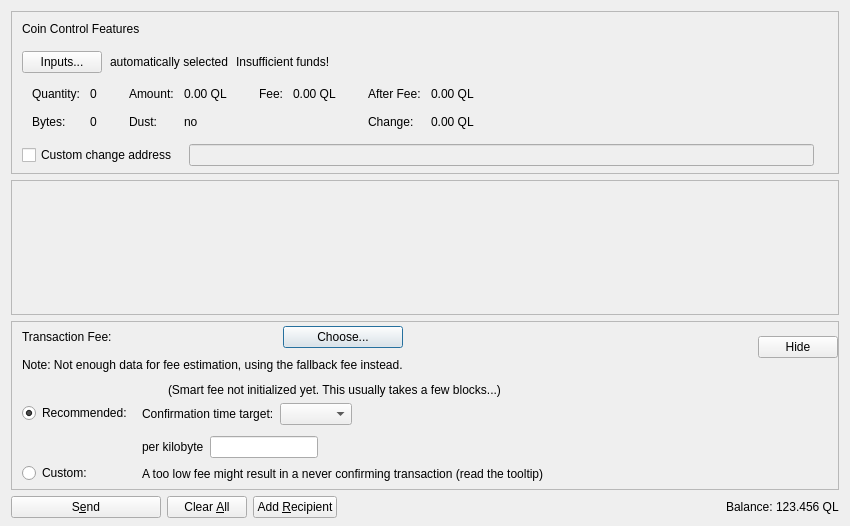
<?xml version="1.0" encoding="UTF-8"?>
<ui version="4.0">
 <class>SendCoinsDialog</class>
 <widget class="QDialog" name="SendCoinsDialog">
  <property name="geometry">
   <rect>
    <x>0</x>
    <y>0</y>
    <width>850</width>
    <height>526</height>
   </rect>
  </property>
  <property name="windowTitle">
   <string>Send Coins</string>
  </property>
  <layout class="QVBoxLayout" name="verticalLayout" stretch="0,1,0,0">
   <property name="bottomMargin">
    <number>8</number>
   </property>
   <item>
    <widget class="QFrame" name="frameCoinControl">
     <property name="sizePolicy">
      <sizepolicy hsizetype="Expanding" vsizetype="Expanding">
       <horstretch>0</horstretch>
       <verstretch>0</verstretch>
      </sizepolicy>
     </property>
     <property name="maximumSize">
      <size>
       <width>16777215</width>
       <height>16777215</height>
      </size>
     </property>
     <property name="frameShape">
      <enum>QFrame::StyledPanel</enum>
     </property>
     <property name="frameShadow">
      <enum>QFrame::Sunken</enum>
     </property>
     <layout class="QVBoxLayout" name="verticalLayoutCoinControl2">
      <property name="spacing">
       <number>0</number>
      </property>
      <property name="leftMargin">
       <number>0</number>
      </property>
      <property name="topMargin">
       <number>0</number>
      </property>
      <property name="rightMargin">
       <number>0</number>
      </property>
      <property name="bottomMargin">
       <number>6</number>
      </property>
      <item>
       <layout class="QVBoxLayout" name="verticalLayoutCoinControl" stretch="0,0,0,0,1">
        <property name="spacing">
         <number>0</number>
        </property>
        <property name="leftMargin">
         <number>10</number>
        </property>
        <property name="topMargin">
         <number>10</number>
        </property>
        <item>
         <layout class="QHBoxLayout" name="horizontalLayoutCoinControl1">
          <property name="bottomMargin">
           <number>15</number>
          </property>
          <item>
           <widget class="QLabel" name="labelCoinControlFeatures">
            <property name="sizePolicy">
             <sizepolicy hsizetype="Preferred" vsizetype="Maximum">
              <horstretch>0</horstretch>
              <verstretch>0</verstretch>
             </sizepolicy>
            </property>
            <property name="text">
             <string>Coin Control Features</string>
            </property>
           </widget>
          </item>
         </layout>
        </item>
        <item>
         <layout class="QHBoxLayout" name="horizontalLayoutCoinControl2" stretch="0,0,0,0">
          <property name="spacing">
           <number>8</number>
          </property>
          <property name="bottomMargin">
           <number>10</number>
          </property>
          <item>
           <widget class="QPushButton" name="pushButtonCoinControl">
            <property name="styleSheet">
             <string notr="true"/>
            </property>
            <property name="text">
             <string>Inputs...</string>
            </property>
            <property name="autoDefault">
             <bool>false</bool>
            </property>
           </widget>
          </item>
          <item>
           <widget class="QLabel" name="labelCoinControlAutomaticallySelected">
            <property name="text">
             <string>automatically selected</string>
            </property>
            <property name="margin">
             <number>5</number>
            </property>
           </widget>
          </item>
          <item>
           <widget class="QLabel" name="labelCoinControlInsuffFunds">
            <property name="text">
             <string>Insufficient funds!</string>
            </property>
            <property name="margin">
             <number>5</number>
            </property>
           </widget>
          </item>
          <item>
           <spacer name="horizontalSpacerCoinControl">
            <property name="orientation">
             <enum>Qt::Horizontal</enum>
            </property>
            <property name="sizeHint" stdset="0">
             <size>
              <width>40</width>
              <height>1</height>
             </size>
            </property>
           </spacer>
          </item>
         </layout>
        </item>
        <item>
         <widget class="QWidget" name="widgetCoinControl" native="true">
          <property name="sizePolicy">
           <sizepolicy hsizetype="Preferred" vsizetype="Preferred">
            <horstretch>0</horstretch>
            <verstretch>0</verstretch>
           </sizepolicy>
          </property>
          <property name="minimumSize">
           <size>
            <width>0</width>
            <height>0</height>
           </size>
          </property>
          <property name="styleSheet">
           <string notr="true"/>
          </property>
          <layout class="QHBoxLayout" name="horizontalLayoutCoinControl5">
           <property name="leftMargin">
            <number>0</number>
           </property>
           <property name="topMargin">
            <number>0</number>
           </property>
           <property name="rightMargin">
            <number>0</number>
           </property>
           <property name="bottomMargin">
            <number>0</number>
           </property>
           <item>
            <layout class="QHBoxLayout" name="horizontalLayoutCoinControl3" stretch="0,0,0,1">
             <property name="spacing">
              <number>20</number>
             </property>
             <property name="topMargin">
              <number>0</number>
             </property>
             <property name="bottomMargin">
              <number>10</number>
             </property>
             <item>
              <layout class="QFormLayout" name="formLayoutCoinControl1">
               <property name="horizontalSpacing">
                <number>10</number>
               </property>
               <property name="verticalSpacing">
                <number>14</number>
               </property>
               <property name="leftMargin">
                <number>10</number>
               </property>
               <property name="topMargin">
                <number>4</number>
               </property>
               <property name="rightMargin">
                <number>6</number>
               </property>
               <item row="0" column="0">
                <widget class="QLabel" name="labelCoinControlQuantityText">
                 <property name="text">
                  <string>Quantity:</string>
                 </property>
                 <property name="margin">
                  <number>0</number>
                 </property>
                </widget>
               </item>
               <item row="0" column="1">
                <widget class="QLabel" name="labelCoinControlQuantity">
                 <property name="cursor">
                  <cursorShape>IBeamCursor</cursorShape>
                 </property>
                 <property name="contextMenuPolicy">
                  <enum>Qt::ActionsContextMenu</enum>
                 </property>
                 <property name="text">
                  <string notr="true">0</string>
                 </property>
                 <property name="margin">
                  <number>0</number>
                 </property>
                 <property name="textInteractionFlags">
                  <set>Qt::LinksAccessibleByMouse|Qt::TextSelectableByKeyboard|Qt::TextSelectableByMouse</set>
                 </property>
                </widget>
               </item>
               <item row="1" column="0">
                <widget class="QLabel" name="labelCoinControlBytesText">
                 <property name="text">
                  <string>Bytes:</string>
                 </property>
                </widget>
               </item>
               <item row="1" column="1">
                <widget class="QLabel" name="labelCoinControlBytes">
                 <property name="cursor">
                  <cursorShape>IBeamCursor</cursorShape>
                 </property>
                 <property name="contextMenuPolicy">
                  <enum>Qt::ActionsContextMenu</enum>
                 </property>
                 <property name="text">
                  <string notr="true">0</string>
                 </property>
                 <property name="textInteractionFlags">
                  <set>Qt::LinksAccessibleByMouse|Qt::TextSelectableByKeyboard|Qt::TextSelectableByMouse</set>
                 </property>
                </widget>
               </item>
              </layout>
             </item>
             <item>
              <layout class="QFormLayout" name="formLayoutCoinControl2">
               <property name="horizontalSpacing">
                <number>10</number>
               </property>
               <property name="verticalSpacing">
                <number>14</number>
               </property>
               <property name="leftMargin">
                <number>6</number>
               </property>
               <property name="topMargin">
                <number>4</number>
               </property>
               <property name="rightMargin">
                <number>6</number>
               </property>
               <item row="0" column="0">
                <widget class="QLabel" name="labelCoinControlAmountText">
                 <property name="text">
                  <string>Amount:</string>
                 </property>
                 <property name="margin">
                  <number>0</number>
                 </property>
                </widget>
               </item>
               <item row="0" column="1">
                <widget class="QLabel" name="labelCoinControlAmount">
                 <property name="cursor">
                  <cursorShape>IBeamCursor</cursorShape>
                 </property>
                 <property name="contextMenuPolicy">
                  <enum>Qt::ActionsContextMenu</enum>
                 </property>
                 <property name="text">
                  <string notr="true">0.00 QL</string>
                 </property>
                 <property name="textInteractionFlags">
                  <set>Qt::LinksAccessibleByMouse|Qt::TextSelectableByKeyboard|Qt::TextSelectableByMouse</set>
                 </property>
                </widget>
               </item>
               <item row="1" column="0">
                <widget class="QLabel" name="labelCoinControlLowOutputText">
                 <property name="text">
                  <string>Dust:</string>
                 </property>
                </widget>
               </item>
               <item row="1" column="1">
                <widget class="QLabel" name="labelCoinControlLowOutput">
                 <property name="cursor">
                  <cursorShape>IBeamCursor</cursorShape>
                 </property>
                 <property name="contextMenuPolicy">
                  <enum>Qt::ActionsContextMenu</enum>
                 </property>
                 <property name="text">
                  <string notr="true">no</string>
                 </property>
                 <property name="textInteractionFlags">
                  <set>Qt::LinksAccessibleByMouse|Qt::TextSelectableByKeyboard|Qt::TextSelectableByMouse</set>
                 </property>
                </widget>
               </item>
              </layout>
             </item>
             <item>
              <layout class="QFormLayout" name="formLayoutCoinControl3">
               <property name="horizontalSpacing">
                <number>10</number>
               </property>
               <property name="verticalSpacing">
                <number>14</number>
               </property>
               <property name="leftMargin">
                <number>6</number>
               </property>
               <property name="topMargin">
                <number>4</number>
               </property>
               <property name="rightMargin">
                <number>6</number>
               </property>
               <item row="0" column="0">
                <widget class="QLabel" name="labelCoinControlFeeText">
                 <property name="text">
                  <string>Fee:</string>
                 </property>
                 <property name="margin">
                  <number>0</number>
                 </property>
                </widget>
               </item>
               <item row="0" column="1">
                <widget class="QLabel" name="labelCoinControlFee">
                 <property name="cursor">
                  <cursorShape>IBeamCursor</cursorShape>
                 </property>
                 <property name="contextMenuPolicy">
                  <enum>Qt::ActionsContextMenu</enum>
                 </property>
                 <property name="text">
                  <string notr="true">0.00 QL</string>
                 </property>
                 <property name="textInteractionFlags">
                  <set>Qt::LinksAccessibleByMouse|Qt::TextSelectableByKeyboard|Qt::TextSelectableByMouse</set>
                 </property>
                </widget>
               </item>
              </layout>
             </item>
             <item>
              <layout class="QFormLayout" name="formLayoutCoinControl4">
               <property name="horizontalSpacing">
                <number>10</number>
               </property>
               <property name="verticalSpacing">
                <number>14</number>
               </property>
               <property name="leftMargin">
                <number>6</number>
               </property>
               <property name="topMargin">
                <number>4</number>
               </property>
               <property name="rightMargin">
                <number>6</number>
               </property>
               <item row="0" column="0">
                <widget class="QLabel" name="labelCoinControlAfterFeeText">
                 <property name="text">
                  <string>After Fee:</string>
                 </property>
                 <property name="margin">
                  <number>0</number>
                 </property>
                </widget>
               </item>
               <item row="0" column="1">
                <widget class="QLabel" name="labelCoinControlAfterFee">
                 <property name="cursor">
                  <cursorShape>IBeamCursor</cursorShape>
                 </property>
                 <property name="contextMenuPolicy">
                  <enum>Qt::ActionsContextMenu</enum>
                 </property>
                 <property name="text">
                  <string notr="true">0.00 QL</string>
                 </property>
                 <property name="textInteractionFlags">
                  <set>Qt::LinksAccessibleByMouse|Qt::TextSelectableByKeyboard|Qt::TextSelectableByMouse</set>
                 </property>
                </widget>
               </item>
               <item row="1" column="0">
                <widget class="QLabel" name="labelCoinControlChangeText">
                 <property name="text">
                  <string>Change:</string>
                 </property>
                </widget>
               </item>
               <item row="1" column="1">
                <widget class="QLabel" name="labelCoinControlChange">
                 <property name="cursor">
                  <cursorShape>IBeamCursor</cursorShape>
                 </property>
                 <property name="contextMenuPolicy">
                  <enum>Qt::ActionsContextMenu</enum>
                 </property>
                 <property name="text">
                  <string notr="true">0.00 QL</string>
                 </property>
                 <property name="textInteractionFlags">
                  <set>Qt::LinksAccessibleByMouse|Qt::TextSelectableByKeyboard|Qt::TextSelectableByMouse</set>
                 </property>
                </widget>
               </item>
              </layout>
             </item>
            </layout>
           </item>
          </layout>
         </widget>
        </item>
        <item>
         <layout class="QHBoxLayout" name="horizontalLayoutCoinControl4" stretch="0,0,0">
          <property name="spacing">
           <number>12</number>
          </property>
          <property name="sizeConstraint">
           <enum>QLayout::SetDefaultConstraint</enum>
          </property>
          <property name="topMargin">
           <number>5</number>
          </property>
          <property name="rightMargin">
           <number>5</number>
          </property>
          <item>
           <widget class="QCheckBox" name="checkBoxCoinControlChange">
            <property name="toolTip">
             <string>If this is activated, but the change address is empty or invalid, change will be sent to a newly generated address.</string>
            </property>
            <property name="text">
             <string>Custom change address</string>
            </property>
           </widget>
          </item>
          <item>
           <widget class="QValidatedLineEdit" name="lineEditCoinControlChange">
            <property name="enabled">
             <bool>false</bool>
            </property>
            <property name="sizePolicy">
             <sizepolicy hsizetype="Expanding" vsizetype="Fixed">
              <horstretch>0</horstretch>
              <verstretch>0</verstretch>
             </sizepolicy>
            </property>
           </widget>
          </item>
          <item>
           <widget class="QLabel" name="labelCoinControlChangeLabel">
            <property name="sizePolicy">
             <sizepolicy hsizetype="Preferred" vsizetype="Expanding">
              <horstretch>0</horstretch>
              <verstretch>0</verstretch>
             </sizepolicy>
            </property>
            <property name="minimumSize">
             <size>
              <width>0</width>
              <height>0</height>
             </size>
            </property>
            <property name="text">
             <string/>
            </property>
            <property name="margin">
             <number>3</number>
            </property>
           </widget>
          </item>
         </layout>
        </item>
        <item>
         <spacer name="verticalSpacerCoinControl">
          <property name="orientation">
           <enum>Qt::Vertical</enum>
          </property>
          <property name="sizeHint" stdset="0">
           <size>
            <width>800</width>
            <height>1</height>
           </size>
          </property>
         </spacer>
        </item>
       </layout>
      </item>
     </layout>
    </widget>
   </item>
   <item>
    <widget class="QScrollArea" name="scrollArea">
     <property name="widgetResizable">
      <bool>true</bool>
     </property>
     <widget class="QWidget" name="scrollAreaWidgetContents">
      <property name="geometry">
       <rect>
        <x>0</x>
        <y>0</y>
        <width>830</width>
        <height>104</height>
       </rect>
      </property>
      <layout class="QVBoxLayout" name="verticalLayout_2" stretch="0,1">
       <property name="leftMargin">
        <number>0</number>
       </property>
       <property name="topMargin">
        <number>0</number>
       </property>
       <property name="rightMargin">
        <number>0</number>
       </property>
       <property name="bottomMargin">
        <number>0</number>
       </property>
       <item>
        <layout class="QVBoxLayout" name="entries">
         <property name="spacing">
          <number>6</number>
         </property>
        </layout>
       </item>
       <item>
        <spacer name="verticalSpacer">
         <property name="orientation">
          <enum>Qt::Vertical</enum>
         </property>
         <property name="sizeHint" stdset="0">
          <size>
           <width>20</width>
           <height>40</height>
          </size>
         </property>
        </spacer>
       </item>
      </layout>
     </widget>
    </widget>
   </item>
   <item>
    <widget class="QFrame" name="frameFee">
     <property name="sizePolicy">
      <sizepolicy hsizetype="Expanding" vsizetype="Expanding">
       <horstretch>0</horstretch>
       <verstretch>0</verstretch>
      </sizepolicy>
     </property>
     <property name="maximumSize">
      <size>
       <width>16777215</width>
       <height>16777215</height>
      </size>
     </property>
     <property name="frameShape">
      <enum>QFrame::StyledPanel</enum>
     </property>
     <property name="frameShadow">
      <enum>QFrame::Sunken</enum>
     </property>
     <layout class="QVBoxLayout" name="verticalLayoutFee1">
      <property name="spacing">
       <number>0</number>
      </property>
      <property name="leftMargin">
       <number>0</number>
      </property>
      <property name="topMargin">
       <number>0</number>
      </property>
      <property name="rightMargin">
       <number>0</number>
      </property>
      <property name="bottomMargin">
       <number>0</number>
      </property>
      <item>
       <layout class="QVBoxLayout" name="verticalLayoutFee2" stretch="0,0,0">
        <property name="spacing">
         <number>0</number>
        </property>
        <property name="leftMargin">
         <number>10</number>
        </property>
        <property name="topMargin">
         <number>0</number>
        </property>
        <item>
         <layout class="QHBoxLayout" name="horizontalLayoutFee1">
          <property name="bottomMargin">
           <number>0</number>
          </property>
          <item>
           <layout class="QVBoxLayout" name="verticalLayoutFee7">
            <property name="spacing">
             <number>0</number>
            </property>
            <item>
             <spacer name="verticalSpacerSmartFee">
              <property name="orientation">
               <enum>Qt::Vertical</enum>
              </property>
              <property name="sizeType">
               <enum>QSizePolicy::Fixed</enum>
              </property>
              <property name="sizeHint" stdset="0">
               <size>
                <width>1</width>
                <height>4</height>
               </size>
              </property>
             </spacer>
            </item>
            <item>
             <layout class="QHBoxLayout" name="horizontalLayoutSmartFee">
              <property name="spacing">
               <number>10</number>
              </property>
              <item>
               <widget class="QLabel" name="labelFeeHeadline">
                <property name="sizePolicy">
                 <sizepolicy hsizetype="Preferred" vsizetype="Maximum">
                  <horstretch>0</horstretch>
                  <verstretch>0</verstretch>
                 </sizepolicy>
                </property>
                <property name="text">
                 <string>Transaction Fee:</string>
                </property>
               </widget>
              </item>
              <item>
               <widget class="QLabel" name="labelFeeMinimized">
                <property name="text">
                 <string/>
                </property>
               </widget>
              </item>
              <item>
               <widget class="QPushButton" name="buttonChooseFee">
                <property name="text">
                 <string>Choose...</string>
                </property>
               </widget>
              </item>
             </layout>
            </item>
            <item>
             <spacer name="verticalSpacer_7">
              <property name="orientation">
               <enum>Qt::Vertical</enum>
              </property>
              <property name="sizeHint" stdset="0">
               <size>
                <width>1</width>
                <height>10</height>
               </size>
              </property>
             </spacer>
            </item>
            <item>
             <widget class="QLabel" name="fallbackFeeWarningLabel">
              <property name="toolTip">
               <string>Using the fallbackfee can result in sending a transaction that will take several hours or days (or never) to confirm. Consider choosing your fee manually or wait until you have validated the complete chain.</string>
              </property>
              <property name="text">
               <string>Note: Not enough data for fee estimation, using the fallback fee instead.</string>
              </property>
              <property name="wordWrap">
               <bool>false</bool>
              </property>
             </widget>
            </item>
            <item>
             <spacer name="verticalSpacer_5">
              <property name="orientation">
               <enum>Qt::Vertical</enum>
              </property>
              <property name="sizeHint" stdset="0">
               <size>
                <width>1</width>
                <height>1</height>
               </size>
              </property>
             </spacer>
            </item>
           </layout>
          </item>
          <item>
           <spacer name="horizontalSpacer_4">
            <property name="orientation">
             <enum>Qt::Horizontal</enum>
            </property>
            <property name="sizeHint" stdset="0">
             <size>
              <width>1</width>
              <height>1</height>
             </size>
            </property>
           </spacer>
          </item>
          <item>
           <widget class="QPushButton" name="buttonMinimizeFee">
            <property name="toolTip">
             <string>Hide transaction fee settings</string>
            </property>
            <property name="text">
             <string>Hide</string>
            </property>
           </widget>
          </item>
         </layout>
        </item>
        <item>
         <widget class="QFrame" name="frameFeeSelection">
          <layout class="QVBoxLayout" name="verticalLayoutFee12">
           <property name="spacing">
            <number>0</number>
           </property>
           <property name="leftMargin">
            <number>0</number>
           </property>
           <property name="topMargin">
            <number>0</number>
           </property>
           <property name="rightMargin">
            <number>0</number>
           </property>
           <property name="bottomMargin">
            <number>0</number>
           </property>
           <item>
            <layout class="QGridLayout" name="gridLayoutFee">
             <property name="topMargin">
              <number>10</number>
             </property>
             <property name="bottomMargin">
              <number>4</number>
             </property>
             <property name="horizontalSpacing">
              <number>10</number>
             </property>
             <property name="verticalSpacing">
              <number>4</number>
             </property>
             <item row="1" column="1">
              <layout class="QVBoxLayout" name="verticalLayoutFee8">
               <property name="spacing">
                <number>6</number>
               </property>
               <property name="topMargin">
                <number>3</number>
               </property>
               <item>
                <layout class="QHBoxLayout" name="horizontalLayoutFee13" stretch="0,0,1">
                 <item>
                  <widget class="QLabel" name="labelCustomPerKilobyte">
                   <property name="toolTip">
                    <string>If the custom fee is set to 1000 qlink and the transaction is only 250 bytes, then &quot;per kilobyte&quot; only pays 250 qlink in fee,&lt;br /&gt;while &quot;at least&quot; pays 1000 qlink. For transactions bigger than a kilobyte both pay by kilobyte.</string>
                   </property>
                   <property name="text">
                    <string>per kilobyte</string>
                   </property>
                  </widget>
                 </item>
                 <item>
                  <widget class="BitcoinAmountField" name="customFee"/>
                 </item>
                 <item>
                  <spacer name="horizontalSpacer_6">
                   <property name="orientation">
                    <enum>Qt::Horizontal</enum>
                   </property>
                   <property name="sizeHint" stdset="0">
                    <size>
                     <width>1</width>
                     <height>1</height>
                    </size>
                   </property>
                  </spacer>
                 </item>
                </layout>
               </item>
               <item>
                <layout class="QHBoxLayout" name="horizontalLayoutFee8">
                 <item>
                  <widget class="QLabel" name="labelCustomFeeWarning">
                   <property name="enabled">
                    <bool>true</bool>
                   </property>
                   <property name="toolTip">
                    <string>When there is less transaction volume than space in the blocks, miners as well as relaying nodes may enforce a minimum fee. Paying only this minimum fee is just fine, but be aware that this can result in a never confirming transaction once there is more demand for qlink transactions than the network can process.</string>
                   </property>
                   <property name="text">
                    <string>A too low fee might result in a never confirming transaction (read the tooltip)</string>
                   </property>
                  </widget>
                 </item>
                 <item>
                  <spacer name="horizontalSpacer_2">
                   <property name="orientation">
                    <enum>Qt::Horizontal</enum>
                   </property>
                   <property name="sizeHint" stdset="0">
                    <size>
                     <width>1</width>
                     <height>1</height>
                    </size>
                   </property>
                  </spacer>
                 </item>
                </layout>
               </item>
              </layout>
             </item>
             <item row="0" column="0">
              <layout class="QVBoxLayout" name="verticalLayoutFee4" stretch="0,1">
               <property name="topMargin">
                <number>20</number>
               </property>
               <property name="bottomMargin">
                <number>3</number>
               </property>
               <item>
                <widget class="QRadioButton" name="radioSmartFee">
                 <property name="text">
                  <string>Recommended:</string>
                 </property>
                 <property name="checked">
                  <bool>true</bool>
                 </property>
                 <attribute name="buttonGroup">
                  <string notr="true">groupFee</string>
                 </attribute>
                </widget>
               </item>
               <item>
                <spacer name="verticalSpacer_2">
                 <property name="orientation">
                  <enum>Qt::Vertical</enum>
                 </property>
                 <property name="sizeHint" stdset="0">
                  <size>
                   <width>1</width>
                   <height>1</height>
                  </size>
                 </property>
                </spacer>
               </item>
              </layout>
             </item>
             <item row="1" column="0">
              <layout class="QVBoxLayout" name="verticalLayoutFee9" stretch="0,1">
               <property name="topMargin">
                <number>30</number>
               </property>
               <item>
                <widget class="QRadioButton" name="radioCustomFee">
                 <property name="text">
                  <string>Custom:</string>
                 </property>
                 <attribute name="buttonGroup">
                  <string notr="true">groupFee</string>
                 </attribute>
                </widget>
               </item>
               <item>
                <spacer name="verticalSpacer_6">
                 <property name="orientation">
                  <enum>Qt::Vertical</enum>
                 </property>
                 <property name="sizeHint" stdset="0">
                  <size>
                   <width>1</width>
                   <height>1</height>
                  </size>
                 </property>
                </spacer>
               </item>
              </layout>
             </item>
             <item row="0" column="1">
              <layout class="QVBoxLayout" name="verticalLayoutFee3" stretch="0,0,1">
               <property name="spacing">
                <number>6</number>
               </property>
               <property name="topMargin">
                <number>0</number>
               </property>
               <property name="bottomMargin">
                <number>3</number>
               </property>
               <item>
                <layout class="QHBoxLayout" name="horizontalLayoutFee12">
                 <item>
                  <widget class="QLabel" name="labelSmartFee">
                   <property name="text">
                    <string/>
                   </property>
                  </widget>
                 </item>
                 <item>
                  <widget class="QLabel" name="labelFeeEstimation">
                   <property name="text">
                    <string/>
                   </property>
                  </widget>
                 </item>
                 <item>
                  <widget class="QLabel" name="labelSmartFee2">
                   <property name="text">
                    <string>(Smart fee not initialized yet. This usually takes a few blocks...)</string>
                   </property>
                  </widget>
                 </item>
                 <item>
                  <spacer name="horizontalSpacer_5">
                   <property name="orientation">
                    <enum>Qt::Horizontal</enum>
                   </property>
                   <property name="sizeHint" stdset="0">
                    <size>
                     <width>1</width>
                     <height>1</height>
                    </size>
                   </property>
                  </spacer>
                 </item>
                </layout>
               </item>
               <item>
                <layout class="QHBoxLayout" name="horizontalLayoutFee9">
                 <item>
                  <layout class="QVBoxLayout" name="verticalLayoutFee6">
                   <item>
                    <widget class="QLabel" name="labelSmartFee3">
                     <property name="text">
                      <string>Confirmation time target:</string>
                     </property>
                    </widget>
                   </item>
                  </layout>
                 </item>
                 <item>
                  <layout class="QVBoxLayout" name="verticalLayoutFee5">
                   <property name="rightMargin">
                    <number>30</number>
                   </property>
                   <item>
                    <layout class="QHBoxLayout" name="horizontalLayoutConfTarget">
                     <property name="bottomMargin">
                      <number>0</number>
                     </property>
                     <item>
                      <widget class="QComboBox" name="confTargetSelector"/>
                     </item>
                     <item>
                      <spacer name="horizontalSpacerConfTarget">
                       <property name="orientation">
                        <enum>Qt::Horizontal</enum>
                       </property>
                       <property name="sizeHint" stdset="0">
                        <size>
                         <width>40</width>
                         <height>20</height>
                        </size>
                       </property>
                      </spacer>
                     </item>
                    </layout>
                   </item>
                  </layout>
                 </item>
                </layout>
               </item>
               <item>
                <spacer name="verticalSpacer_4">
                 <property name="orientation">
                  <enum>Qt::Vertical</enum>
                 </property>
                 <property name="sizeHint" stdset="0">
                  <size>
                   <width>1</width>
                   <height>1</height>
                  </size>
                 </property>
                </spacer>
               </item>
              </layout>
             </item>
            </layout>
           </item>
          </layout>
         </widget>
        </item>
        <item>
         <spacer name="verticalSpacerFee">
          <property name="orientation">
           <enum>Qt::Vertical</enum>
          </property>
          <property name="sizeHint" stdset="0">
           <size>
            <width>800</width>
            <height>1</height>
           </size>
          </property>
         </spacer>
        </item>
       </layout>
      </item>
     </layout>
    </widget>
   </item>
   <item>
    <layout class="QHBoxLayout" name="horizontalLayout">
     <item>
      <widget class="QPushButton" name="sendButton">
       <property name="minimumSize">
        <size>
         <width>150</width>
         <height>0</height>
        </size>
       </property>
       <property name="toolTip">
        <string>Confirm the send action</string>
       </property>
       <property name="text">
        <string>S&amp;end</string>
       </property>
       <property name="autoDefault">
        <bool>false</bool>
       </property>
       <property name="default">
        <bool>false</bool>
       </property>
      </widget>
     </item>
     <item>
      <widget class="QPushButton" name="clearButton">
       <property name="sizePolicy">
        <sizepolicy hsizetype="Minimum" vsizetype="Fixed">
         <horstretch>0</horstretch>
         <verstretch>0</verstretch>
        </sizepolicy>
       </property>
       <property name="toolTip">
        <string>Clear all fields of the form.</string>
       </property>
       <property name="text">
        <string>Clear &amp;All</string>
       </property>
       <property name="autoDefault">
        <bool>false</bool>
       </property>
      </widget>
     </item>
     <item>
      <widget class="QPushButton" name="addButton">
       <property name="toolTip">
        <string>Send to multiple recipients at once</string>
       </property>
       <property name="text">
        <string>Add &amp;Recipient</string>
       </property>
       <property name="autoDefault">
        <bool>false</bool>
       </property>
      </widget>
     </item>
     <item>
      <spacer name="horizontalSpacer">
       <property name="orientation">
        <enum>Qt::Horizontal</enum>
       </property>
       <property name="sizeHint" stdset="0">
        <size>
         <width>40</width>
         <height>20</height>
        </size>
       </property>
      </spacer>
     </item>
     <item>
      <layout class="QHBoxLayout" name="horizontalLayout_2">
       <property name="spacing">
        <number>3</number>
       </property>
       <item>
        <widget class="QLabel" name="labelBalanceName">
         <property name="text">
          <string>Balance:</string>
         </property>
        </widget>
       </item>
       <item>
        <widget class="QLabel" name="labelBalance">
         <property name="sizePolicy">
          <sizepolicy hsizetype="Preferred" vsizetype="Preferred">
           <horstretch>0</horstretch>
           <verstretch>0</verstretch>
          </sizepolicy>
         </property>
         <property name="cursor">
          <cursorShape>IBeamCursor</cursorShape>
         </property>
         <property name="text">
          <string notr="true">123.456 QL</string>
         </property>
         <property name="textInteractionFlags">
          <set>Qt::LinksAccessibleByMouse|Qt::TextSelectableByKeyboard|Qt::TextSelectableByMouse</set>
         </property>
        </widget>
       </item>
      </layout>
     </item>
    </layout>
   </item>
  </layout>
 </widget>
 <customwidgets>
  <customwidget>
   <class>QValidatedLineEdit</class>
   <extends>QLineEdit</extends>
   <header>qt/qvalidatedlineedit.h</header>
  </customwidget>
  <customwidget>
   <class>BitcoinAmountField</class>
   <extends>QLineEdit</extends>
   <header>qt/bitcoinamountfield.h</header>
   <container>1</container>
  </customwidget>
 </customwidgets>
 <resources>
  <include location="../qlink.qrc"/>
 </resources>
 <connections/>
 <buttongroups>
  <buttongroup name="groupFee"/>
 </buttongroups>
</ui>
